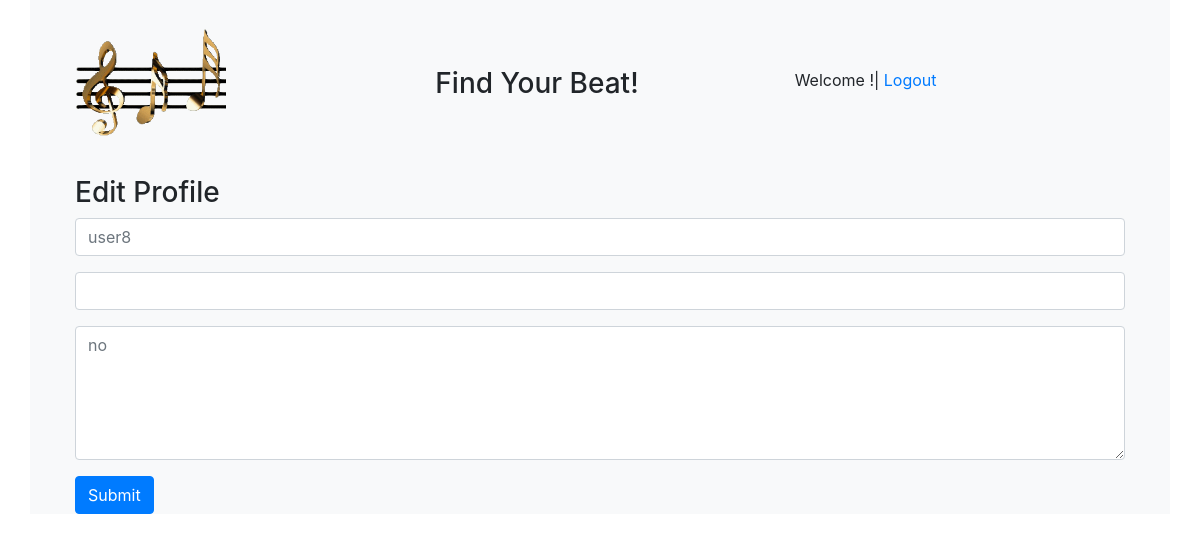
/edit_prof/6, run on an earlier commit of the app's database.
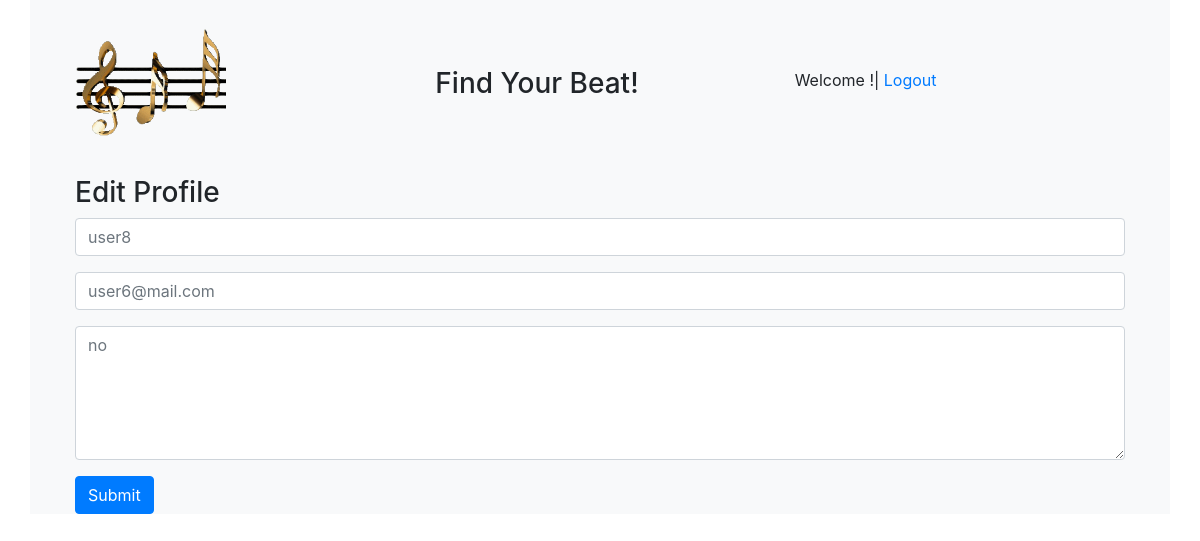
And on a later commit of the database.
### app_one/models.py (models this page shows)
class User(models.Model):
    first_name = models.CharField(max_length=255)
    last_name = models.CharField(max_length=255)
    username = models.CharField(max_length=45)
    email_address = models.CharField(max_length=45)
    password = models.CharField(max_length=16)
    confirm_pw = models.CharField(max_length=16)
    biography = models.TextField()
    birthday = models.DateField()
    created_at = models.DateTimeField(auto_now_add=True)
    updated_at = models.DateTimeField(auto_now=True)
    objects = UserManager()

### app_one/views.py (the view)
# urls.py: path('edit_prof/<int:id>', views.edit_profile),
def edit_profile(request, id):
    context = {
        'user': User.objects.get(id=id)
    }
    return render(request, 'edit.html', context)

### app_one/templates/edit.html (shortened to what this page needs)
<!DOCTYPE html>
<html lang="en">
<head>
    <link rel="stylesheet" href="https://stackpath.bootstrapcdn.com/bootstrap/4.5.2/css/bootstrap.min.css"
>
</head>
<body>
    <div class="container bg-light">
        <nav class="navbar navbar-expand">
            <div class="col">
                <a class="navbar-brand" href="/home"><img src="../static/music.gif" alt="Link to Home page"></a>
            </div>
            <div class="col">
                <h3>Find Your Beat!</h3>
            </div>
            <div class="col">
                <p>Welcome <a href="view_user/{{request.session.user_id}}">{{request.session.name}}</a>!|<a href="/logout"> Logout</a></p>
            </div>
        </nav>
        <div class="container bg-light">
            <div class="col-auto">
                <form action="/edit/{{request.session.user_id}}" method="POST">
                    <h3>Edit Profile</h3>
                    <div class="form-group">
                        <input type="text" class="form-control" placeholder={{user.username}} name="username">
                    </div>
                    <div class="form-group">
                        <input type="text" class="form-control" name="email_address" placeholder={{user.email_address}}>
                    </div>
                    <div class="form-group">
                        <textarea class="form-control" name="bio"cols="30" rows="5" placeholder={{user.biography}} name="bio"></textarea>
                    </div>
                    <div class="form-group">
                        <button type="submit" class="btn btn-primary">Submit</button>
                    </div>
                </form>
            </div>
        </div>
    </div>
</body>
</html>

What changed in the data, as far as the page shows it:
changed User "user8": email_address (not shown) → "user6@mail.com"
